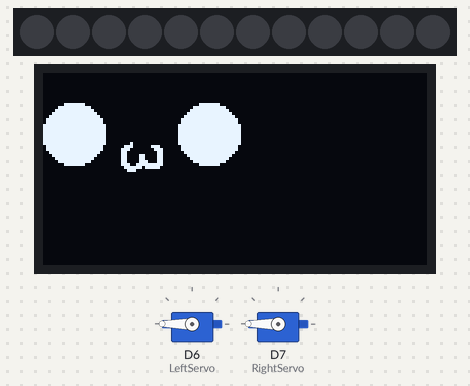
This sketch was run on a simulated ESP8266 (NodeMCU). Shown: 12 RGB LEDs in strip order, left to right, 128×64 one-colour display, 2 × servo. Dim RGB values are drawn brighter than linear; random numbers use the default seed unless the sketch sets one.

Above: at 0.4 s.
At 10.63 s:
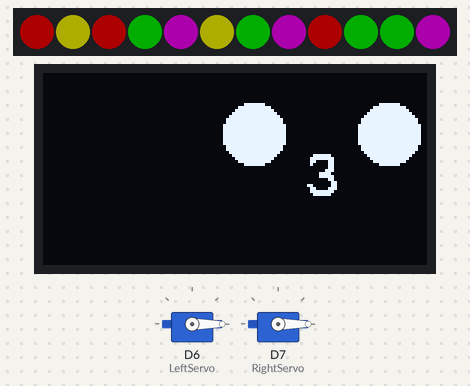
At 20.49 s:
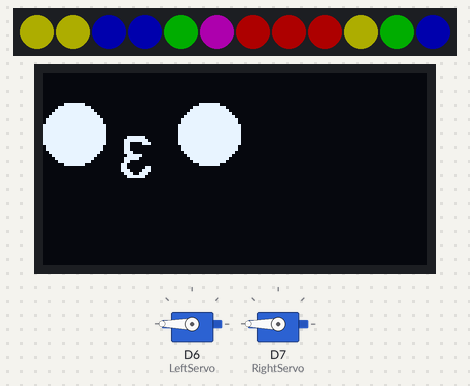
At 39.0 s:
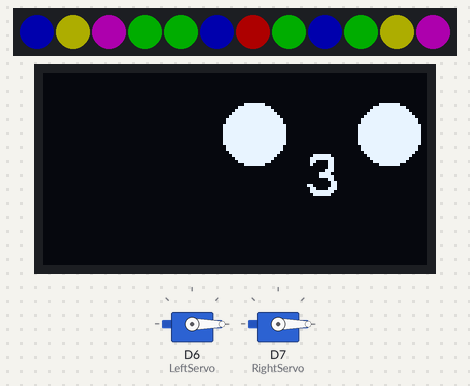
Timing chart, 0 to 40.0 s (numbered marks = the images above):
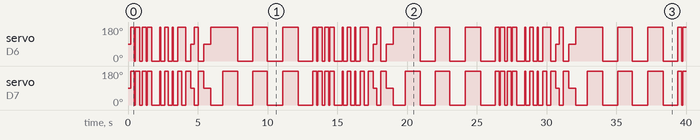

The sketch:

dadada.ino
```cpp
#include <SPI.h>
#include <Wire.h>
#include <Adafruit_GFX.h>
#include <Adafruit_SSD1306.h>
#include <Adafruit_NeoPixel.h>
#include <Servo.h>
#define SCREEN_WIDTH 128  // OLED display width, in pixels
#define SCREEN_HEIGHT 64  // OLED display height, in pixels
#define PIN D8
#define NUMPIXELS 12
Adafruit_NeoPixel pixels(NUMPIXELS, PIN, NEO_GRB + NEO_KHZ800);
#define DELAYVAL 50
#include <Fonts/FreeMonoBoldOblique12pt7b.h>
#include <Fonts/FreeSerif9pt7b.h>
// Declaration for an SSD1306 display connected to I2C (SDA, SCL pins)
#define OLED_RESET -1  // Reset pin # (or -1 if sharing Arduino reset pin)
Adafruit_SSD1306 display(SCREEN_WIDTH, SCREEN_HEIGHT, &Wire, OLED_RESET);

#define NUMFLAKES 10  // Number of snowflakes in the animation example
#define sleepTime 150
Servo LeftServo;
Servo RightServo;
#define maxLeft 0
#define maxRight 180
// 'normal3', 16x16px
const unsigned char bitmap_mouth[] PROGMEM = {
  0x00, 0x00, 0x07, 0xe0, 0x0f, 0xf0, 0x0c, 0x30, 0x08, 0x30, 0x00, 0x30, 0x00, 0x70, 0x01, 0xe0,
  0x01, 0xf0, 0x00, 0x30, 0x00, 0x18, 0x18, 0x18, 0x0c, 0x38, 0x0f, 0xf0, 0x07, 0xe0, 0x00, 0x00
};

// 'ters3', 16x16px
const unsigned char bitmap_mouth_reverse[] PROGMEM = {
  0x00, 0x00, 0x07, 0xe0, 0x0f, 0xf0, 0x0c, 0x38, 0x0c, 0x00, 0x0c, 0x00, 0x0e, 0x00, 0x07, 0xc0,
  0x0f, 0x80, 0x0c, 0x00, 0x18, 0x00, 0x18, 0x18, 0x1c, 0x38, 0x0e, 0x70, 0x07, 0xe0, 0x00, 0x00
};

void setup() {
  Serial.begin(115200);
  pixels.begin();
  pixels.clear();
  if (!display.begin(SSD1306_SWITCHCAPVCC, 0x3C)) {
    Serial.println(F("SSD1306 allocation failed"));
    for (;;)
      ;
  }
  LeftServo.attach(D6);
  RightServo.attach(D7);

  LeftServo.write(90);
  RightServo.write(90);

  display.clearDisplay();
  delay(sleepTime);
  display.setTextSize(1);
  display.setTextColor(SSD1306_WHITE);
  display.setFont(&FreeMonoBoldOblique12pt7b);
}

void loop() {
  TopLeft(sleepTime + 50, 1);
  randomColor();
  delay(sleepTime);
  TopLeft(sleepTime + 50, 1);
  randomColor();
  delay(sleepTime);
randomColor();
  display.clearDisplay();
randomColor();
  TopRight(sleepTime + 50, 1);
  randomColor();
  delay(sleepTime);
  randomColor();
  TopRight(sleepTime + 50, 1);
  randomColor();
  delay(sleepTime);
randomColor();
  display.clearDisplay();
randomColor();
  Middle(sleepTime + 50, 1);
  randomColor();delay(sleepTime);
  randomColor();Middle(sleepTime + 50, 1);
  randomColor();delay(sleepTime);
randomColor();
  display.clearDisplay();
randomColor();
  MiddleSmile(sleepTime + 50);
  randomColor();delay(sleepTime);
  randomColor();MiddleSmile(sleepTime + 50);
  randomColor();delay(sleepTime);
randomColor();
  display.clearDisplay();
randomColor();
  randomColor();TopLeft(sleepTime + 50, 0);
  randomColor();delay(sleepTime);
  randomColor();TopLeft(sleepTime + 50, 0);
  randomColor();delay(sleepTime);
randomColor();
  display.clearDisplay();

  randomColor();TopRight(sleepTime + 50, 0);
  randomColor();delay(sleepTime);
  randomColor();TopRight(sleepTime + 50, 0);
  randomColor();delay(sleepTime);

  display.clearDisplay();

  randomColor();TopLeft(sleepTime + 50, 0);
  randomColor();delay(sleepTime);
  randomColor();TopLeft(sleepTime + 50, 0);
  randomColor();delay(sleepTime);

  randomColor();display.clearDisplay();

  TopRight(sleepTime + 50, 0);
  randomColor();delay(sleepTime);
  randomColor();TopRight(sleepTime + 50, 0);
  randomColor();delay(sleepTime);

  display.clearDisplay();
randomColor();
  randomColor();TopLeft(sleepTime + 50, 0);
  randomColor();delay(sleepTime);
  randomColor();TopLeft(sleepTime + 50, 0);
  randomColor();delay(sleepTime);

  randomColor();display.clearDisplay();

  randomColor();TopRight(sleepTime + 50, 0);
  randomColor();delay(sleepTime);
  randomColor();TopRight(sleepTime + 50, 0);
  randomColor();delay(sleepTime);

  randomColor();display.clearDisplay();
}

void TopLeft(int timeDelay, int rotate) {
  LeftServo.write(maxRight);
  RightServo.write(maxRight);
  /// 1st FRAME    | TOP-LEFT
  drawCircle(10, 20, 10);  // Draw circles (filled)

  if (rotate == 1) {

    display.setRotation(1);
    // display.setCursor(20, 100);

    // display.println(F("3"));
    display.drawBitmap(20, 87, bitmap_mouth, 16, 16, WHITE);

    display.setRotation(0);
  } else {
    display.setRotation(0);
    display.drawBitmap(23, 20, bitmap_mouth_reverse, 16, 16, WHITE);
    drawCircle(55, 20, 10);  // Draw circles (filled)
    display.display();
    ///////////////
    delay(timeDelay);
    display.clearDisplay();
    return;
  }
  drawCircle(55, 20, 10);  // Draw circles (filled)
  display.display();
  ///////////////
  delay(timeDelay);
  display.clearDisplay();
  LeftServo.write(maxLeft);
  RightServo.write(maxLeft);
  /// 1st FRAME    | TOP-LEFT
  drawCircle(10, 10, 10);  // Draw circles (filled)

  if (rotate == 1) {
    display.setRotation(1);
    display.drawBitmap(10, 87, bitmap_mouth, 16, 16, WHITE);
    display.setRotation(0);
  } else {
    display.setRotation(0);
    display.drawBitmap(10, 10, bitmap_mouth_reverse, 16, 16, WHITE);
  }

  drawCircle(55, 10, 10);  // Draw circles (filled)
  display.display();
  LeftServo.write(maxRight);
  RightServo.write(maxRight);
  ///////////////
  //////MOUNT/////////
  drawTringle(28, 21, 38, 21, 33, 28, WHITE);
  delay(timeDelay);
  ///////////////////
  display.clearDisplay();

  /// 1st FRAME    | TOP-LEFT
  drawCircle(10, 20, 10);  // Draw circles (filled)

  if (rotate == 1) {

    display.setRotation(1);
    // display.setCursor(20, 100);

    // display.println(F("3"));
    display.drawBitmap(20, 87, bitmap_mouth, 16, 16, WHITE);

    display.setRotation(0);
  } else {
    display.setRotation(0);
    display.drawBitmap(20, 20, bitmap_mouth_reverse, 16, 16, WHITE);
  }
  drawCircle(55, 20, 10);  // Draw circles (filled)
  display.display();
  LeftServo.write(maxLeft);
  RightServo.write(maxLeft);
  ///////////////
}

void TopRight(int timeDelay, int rotate) {
  /// 2st FRAME    | TOP-RIGHT
  LeftServo.write(maxLeft);
  RightServo.write(maxLeft);
  drawCircle(70, 20, 10);  // Draw circles (filled)

  if (rotate == 1) {
    display.setRotation(1);
    display.drawBitmap(20, 26, bitmap_mouth, 16, 16, WHITE);
    display.setRotation(0);
  } else {
    display.drawBitmap(85, 26, bitmap_mouth, 16, 16, WHITE);
    drawCircle(115, 20, 10);  // Draw circles (filled)
    display.display();
    ///////////////
    delay(timeDelay);
    display.clearDisplay();
    return;
  }

  drawCircle(115, 20, 10);  // Draw circles (filled)
  display.display();
  ///////////////
  delay(timeDelay);
  display.clearDisplay();
  LeftServo.write(maxRight);
  RightServo.write(maxRight);
  /// 2st FRAME    | TOP-RIGHT
  drawCircle(70, 10, 10);  // Draw circles (filled)
  if (rotate == 1) {

    display.setRotation(1);
    // display.setCursor(10, 100);

    // display.println(F("3"));
    display.drawBitmap(10, 26, bitmap_mouth, 16, 16, WHITE);

    display.setRotation(0);
  } else {

    display.setRotation(1);
    display.setCursor(20, 40);
    display.println(F("3"));
    display.setRotation(0);
  }
  drawCircle(115, 10, 10);  // Draw circles (filled)
  display.display();
  ///////////////
  LeftServo.write(maxLeft);
  RightServo.write(maxLeft);
  //////MOUNT/////////
  drawTringle(88, 21, 100, 21, 94, 27, WHITE);
  delay(timeDelay);
  ///////////////////
  display.clearDisplay();

  /// 2st FRAME    | TOP-RIGHT
  drawCircle(70, 20, 10);  // Draw circles (filled)
  if (rotate == 1) {

    display.setRotation(1);
    // display.setCursor(10, 100);

    // display.println(F("3"));
    display.drawBitmap(20, 26, bitmap_mouth, 16, 16, WHITE);

    display.setRotation(0);
  } else {

    display.setRotation(1);
    display.setCursor(20, 40);
    display.println(F("3"));
    display.setRotation(0);
  }
  drawCircle(115, 20, 10);  // Draw circles (filled)
  display.display();
  ///////////////
  LeftServo.write(maxRight);
  RightServo.write(maxRight);
}

void Middle(int timeDelay, int rotate) {
  LeftServo.write(90);
  RightServo.write(90);
  LeftServo.write(maxRight);
  RightServo.write(maxLeft);
  /// 2st FRAME    | TOP-RIGHT
  drawCircle(display.width() / 2 - 30, display.height() / 2, 10);  // Draw circles (filled)

  if (rotate == 1) {
    display.setRotation(1);
    display.drawBitmap(display.width() / 2, display.height() / 2 - 5, bitmap_mouth, 16, 16, WHITE);
    display.setRotation(0);
  } else {
    display.drawBitmap(display.width() / 2, display.height() / 2 - 5, bitmap_mouth_reverse, 16, 16, WHITE);
  }

  drawCircle(display.width() / 2 + 20, display.height() / 2, 10);  // Draw circles (filled)
  display.display();
  ///////////////

  delay(timeDelay);
  display.clearDisplay();
  LeftServo.write(maxLeft);
  RightServo.write(maxRight);
  /// 2st FRAME    | TOP-RIGHT
  drawCircle(display.width() / 2 - 30, 20, 10);  // Draw circles (filled)

  if (rotate == 1) {
    display.setRotation(1);
    display.drawBitmap(display.width() / 2 - 10, display.height() / 2 - 5, bitmap_mouth, 16, 16, WHITE);
    display.setRotation(0);
  } else {
    display.drawBitmap(display.width() / 2 - 10, display.height() / 2 - 5, bitmap_mouth_reverse, 16, 16, WHITE);
  }

  drawCircle(display.width() / 2 + 20, 20, 10);  // Draw circles (filled)
  display.display();
  ///////////////
  //////MOUNT/////////
  // 12 - 100 - 7
  drawTringle(
    display.width() / 2 - 8, display.height() / 2,
    display.width() / 2 + 3, display.height() / 2,
    display.width() / 2 - 3, display.height() / 2 + 7,
    WHITE);
  delay(timeDelay);
  ///////////////////
  display.clearDisplay();
  LeftServo.write(maxLeft);
  RightServo.write(maxRight);
  /// 2st FRAME    | TOP-RIGHT
  drawCircle(display.width() / 2 - 30, display.height() / 2, 10);  // Draw circles (filled)

  if (rotate == 1) {
    display.setRotation(1);
    display.drawBitmap(display.width() / 2, display.height() / 2 - 5, bitmap_mouth, 16, 16, WHITE);
    display.setRotation(0);
  } else {
    display.drawBitmap(display.width() / 2, display.height() / 2 - 5, bitmap_mouth_reverse, 16, 16, WHITE);
  }

  drawCircle(display.width() / 2 + 20, display.height() / 2, 10);  // Draw circles (filled)
  display.display();
  ///////////////
  LeftServo.write(90);
  RightServo.write(90);
}

void MiddleSmile(int timeDelay) {

  /// 2st FRAME    | TOP-RIGHT
  display.setTextSize(1);
  display.setCursor(display.width() / 2 - 30, display.height() / 2 - 7);
  display.println(F(">"));

  display.setCursor(display.width() / 2 + 10, display.height() / 2 - 2);
  display.println(F("<"));

  display.setRotation(1);
  display.drawBitmap(display.width() / 2 - 2, display.height() / 2 - 6, bitmap_mouth, 16, 16, WHITE);
  display.setRotation(0);
  ///////////////

  // //////MOUNT/////////
  // drawTringle(
  //     display.width() / 2 - 8, display.height() / 2 + 10,
  //     display.width() / 2 + 3, display.height() / 2 + 10,
  //     display.width() / 2 - 3, display.height() / 2 + 16,
  //     WHITE);

  display.display();
  delay(timeDelay);
  LeftServo.write(maxRight);
  RightServo.write(maxLeft);
  ///////////////////
  // display.clearDisplay();
}

void drawTringle(int x0, int y0, int x1, int y1, int x2, int y2, int color) {
  display.fillTriangle(x0, y0, x1, y1, x2, y2, color);
  display.display();
  /*
   x0|y0 ______ x1|y1
     \           /
      \         /
       \       /
        \     /
         \   /
          \ /
         x2|y2
*/
}

void drawCircle(int x, int y, int width) {

  display.fillCircle(x, y, width, WHITE);
  // display.fillCircle(display.width() / 2, display.height() / 2, 10, INVERSE);
  display.display();
}

void randomColor() {

 for(int i = 0; i < pixels.numPixels(); i++)
    {
        pixels.setPixelColor(i, getRandomColor());
    }

    pixels.setBrightness(50);  //0 - 255
    pixels.show();

    delay(50);
}
enum colors { RED = 0, GREEN, BLUE, YELLOW, PURPLE };
uint32_t getRandomColor()
{
    switch(random(5))
    {
        case RED:    { return pixels.Color(255, 0, 0);   }
        case GREEN:  { return pixels.Color(0, 255, 0);   }
        case BLUE:   { return pixels.Color(0, 0, 255);   }
        case YELLOW: { return pixels.Color(255, 255, 0); }
        case PURPLE: { return pixels.Color(255, 0, 255); }

        // should never happen
        default:{ return pixels.Color(255, 255, 255); }
    }
}
```

Measured:
- by itself, servo on D6 (LeftServo), servo on D7 (RightServo): moves between 0° and 180°, repeating every 13.1 s
